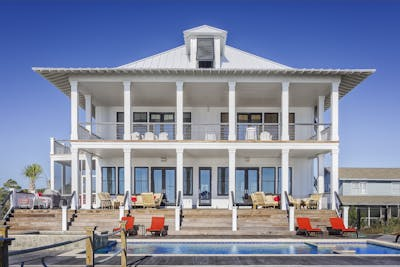
#> input picture 4 imgtograyscale/input.jpg, 400 x 267 px, found by its file name
$ python imgtograyscale.py
#> lines starting #> are read from the running program, lines starting #| are printed output that depends on the picture
from PIL import Image   #pip install pillow or pip install --user pillow

input_image = "4 imgtograyscale\\input.jpg"
output_image = "4 imgtograyscale\\output_grayscale.jpg"

def convert_to_grayscale(input_path, output_path):
#> called with input_path = '4 imgtograyscale\\input.jpg', output_path = '4 imgtograyscale\\output_grayscale.jpg'
    try:
        # Open the image
        img = Image.open(input_path)
#> img is the input picture: PIL image 400x267 RGB; mean R, G, B 128.6, 135.9, 160.2

        # Convert the image to grayscale
        grayscale_img = img.convert('L')
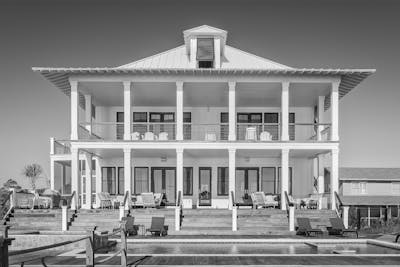
#> grayscale_img: PIL image 400x267 L; min 0, max 255, mean 136.4

        # Save the grayscale image
        grayscale_img.save(output_path)
        grayscale_img.show()
        print(f"Image successfully converted and saved to {output_path}")

    except Exception as e:
        print(f"An error occurred: {str(e)}")


convert_to_grayscale(input_image, output_image)
